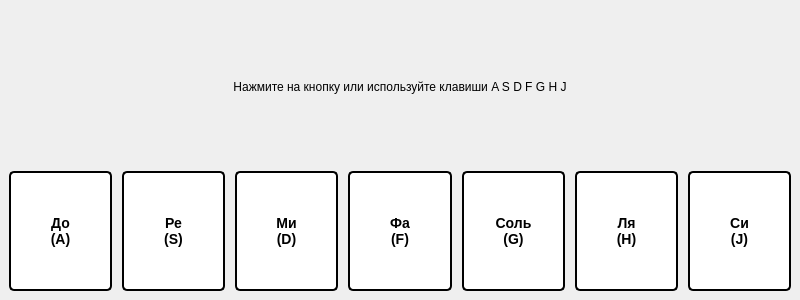
<?xml version="1.0" encoding="UTF-8"?>
<ui version="4.0">
 <class>MainWindow</class>
 <widget class="QMainWindow" name="MainWindow">
  <property name="geometry">
   <rect>
    <x>0</x>
    <y>0</y>
    <width>800</width>
    <height>300</height>
   </rect>
  </property>
  <property name="windowTitle">
   <string>Фортепиано</string>
  </property>
  <widget class="QWidget" name="centralwidget">
   <layout class="QVBoxLayout" name="verticalLayout">
    <item>
     <widget class="QLabel" name="titleLabel">
      <property name="text">
       <string>Нажмите на кнопку или используйте клавиши A S D F G H J</string>
      </property>
      <property name="alignment">
       <set>Qt::AlignCenter</set>
      </property>
     </widget>
    </item>
    <item>
     <layout class="QHBoxLayout" name="buttonLayout">
      <property name="spacing">
       <number>10</number>
      </property>
      <item>
       <widget class="QPushButton" name="btnC">
        <property name="minimumSize">
         <size>
          <width>80</width>
          <height>120</height>
         </size>
        </property>
        <property name="styleSheet">
         <string notr="true">QPushButton { background-color: white; border: 2px solid black; border-radius: 5px; font-size: 14px; font-weight: bold; } QPushButton:pressed { background-color: lightblue; }</string>
        </property>
        <property name="text">
         <string>До
(A)</string>
        </property>
       </widget>
      </item>
      <item>
       <widget class="QPushButton" name="btnD">
        <property name="minimumSize">
         <size>
          <width>80</width>
          <height>120</height>
         </size>
        </property>
        <property name="styleSheet">
         <string notr="true">QPushButton { background-color: white; border: 2px solid black; border-radius: 5px; font-size: 14px; font-weight: bold; } QPushButton:pressed { background-color: lightblue; }</string>
        </property>
        <property name="text">
         <string>Ре
(S)</string>
        </property>
       </widget>
      </item>
      <item>
       <widget class="QPushButton" name="btnE">
        <property name="minimumSize">
         <size>
          <width>80</width>
          <height>120</height>
         </size>
        </property>
        <property name="styleSheet">
         <string notr="true">QPushButton { background-color: white; border: 2px solid black; border-radius: 5px; font-size: 14px; font-weight: bold; } QPushButton:pressed { background-color: lightblue; }</string>
        </property>
        <property name="text">
         <string>Ми
(D)</string>
        </property>
       </widget>
      </item>
      <item>
       <widget class="QPushButton" name="btnF">
        <property name="minimumSize">
         <size>
          <width>80</width>
          <height>120</height>
         </size>
        </property>
        <property name="styleSheet">
         <string notr="true">QPushButton { background-color: white; border: 2px solid black; border-radius: 5px; font-size: 14px; font-weight: bold; } QPushButton:pressed { background-color: lightblue; }</string>
        </property>
        <property name="text">
         <string>Фа
(F)</string>
        </property>
       </widget>
      </item>
      <item>
       <widget class="QPushButton" name="btnG">
        <property name="minimumSize">
         <size>
          <width>80</width>
          <height>120</height>
         </size>
        </property>
        <property name="styleSheet">
         <string notr="true">QPushButton { background-color: white; border: 2px solid black; border-radius: 5px; font-size: 14px; font-weight: bold; } QPushButton:pressed { background-color: lightblue; }</string>
        </property>
        <property name="text">
         <string>Соль
(G)</string>
        </property>
       </widget>
      </item>
      <item>
       <widget class="QPushButton" name="btnA">
        <property name="minimumSize">
         <size>
          <width>80</width>
          <height>120</height>
         </size>
        </property>
        <property name="styleSheet">
         <string notr="true">QPushButton { background-color: white; border: 2px solid black; border-radius: 5px; font-size: 14px; font-weight: bold; } QPushButton:pressed { background-color: lightblue; }</string>
        </property>
        <property name="text">
         <string>Ля
(H)</string>
        </property>
       </widget>
      </item>
      <item>
       <widget class="QPushButton" name="btnB">
        <property name="minimumSize">
         <size>
          <width>80</width>
          <height>120</height>
         </size>
        </property>
        <property name="styleSheet">
         <string notr="true">QPushButton { background-color: white; border: 2px solid black; border-radius: 5px; font-size: 14px; font-weight: bold; } QPushButton:pressed { background-color: lightblue; }</string>
        </property>
        <property name="text">
         <string>Си
(J)</string>
        </property>
       </widget>
      </item>
     </layout>
    </item>
   </layout>
  </widget>
 </widget>
 <resources/>
 <connections/>
</ui>
